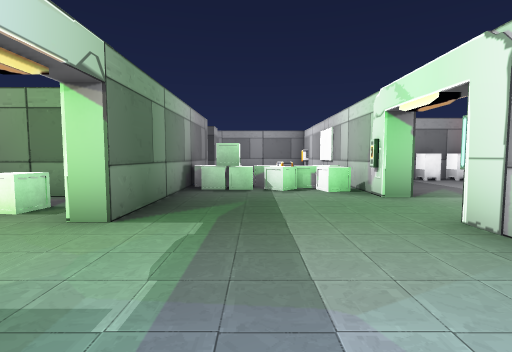
View 1 (above)

16 first-person views from a walk through a 3-D level made in the Unity game engine. The camera is 1.5 m above the floor, tilts 4° down and sees 85° across. Doors are open. The floor is counted in squares, 2 m on a side. Each view is taken from the middle of a square. On the plan, view 1 faces up. The plan holds only what a view shows up to about 10 squares ahead; the rest is blank. The place goes on beyond the plan. The player character is not drawn. Some surface patterns are stand-ins.

View 2
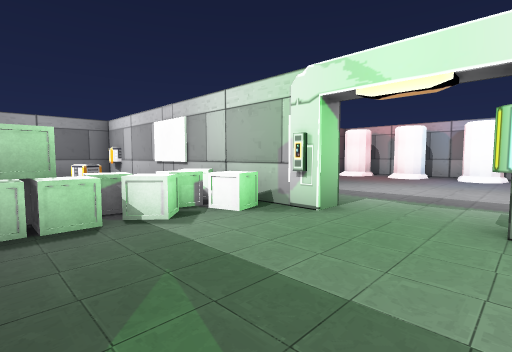

View 3
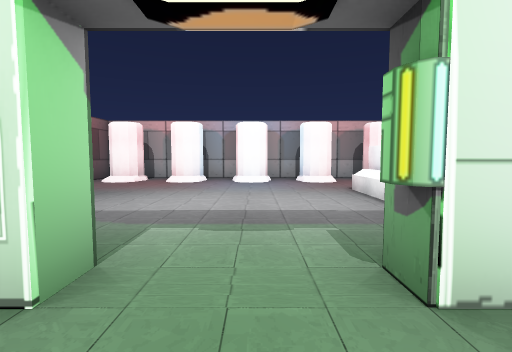

View 4
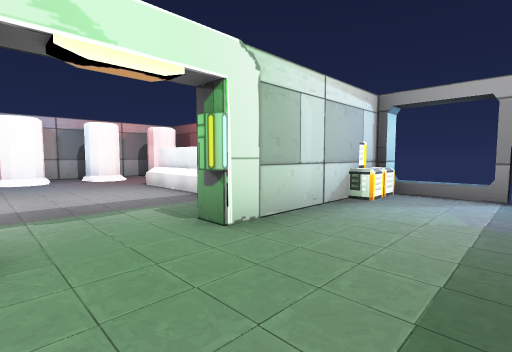

View 5
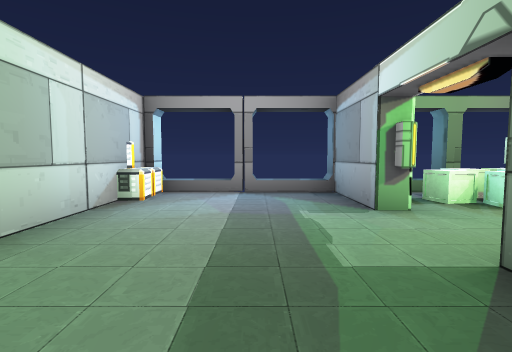

View 6
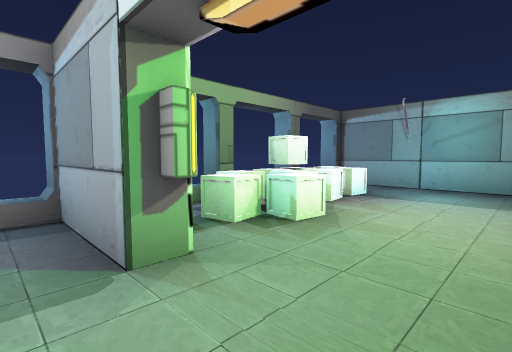

View 7
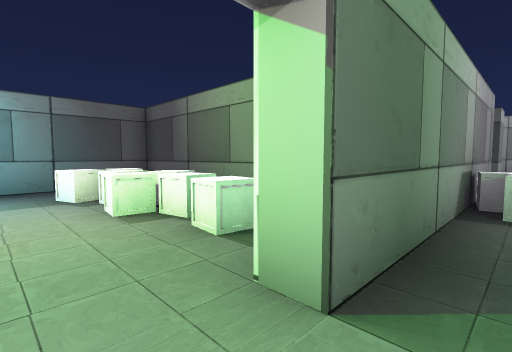

View 8
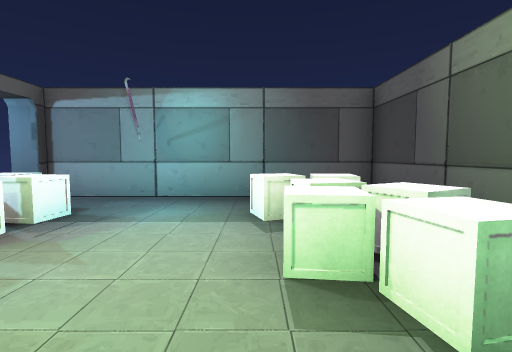

View 9
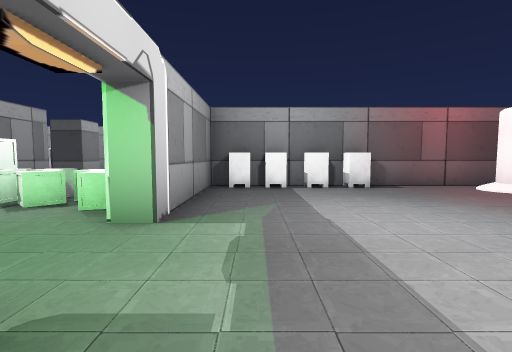

View 10
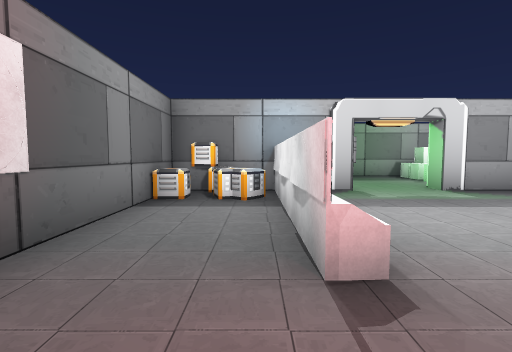

View 11
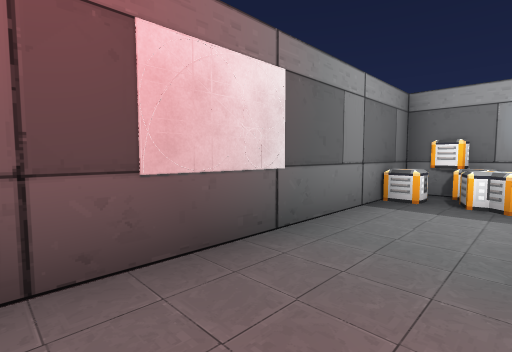

View 12
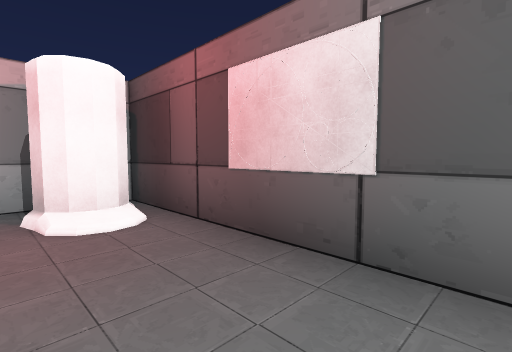

View 13
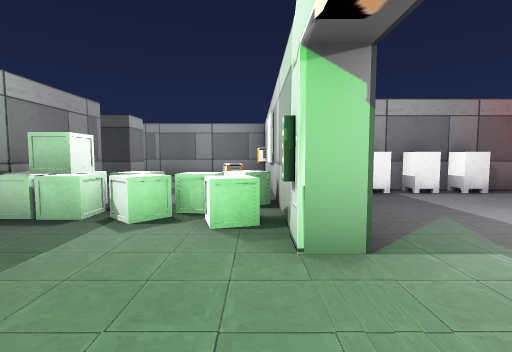

View 14
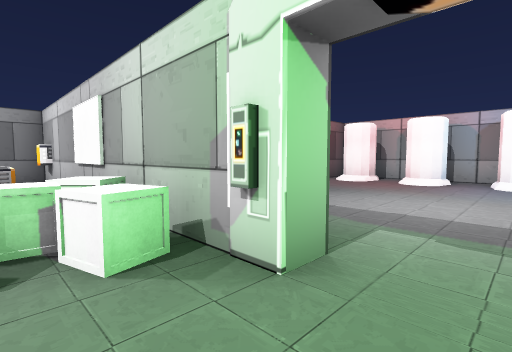

View 15
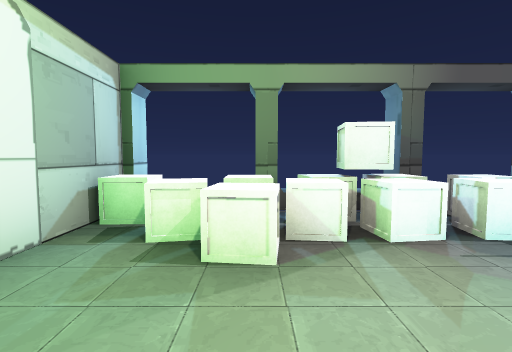

View 16
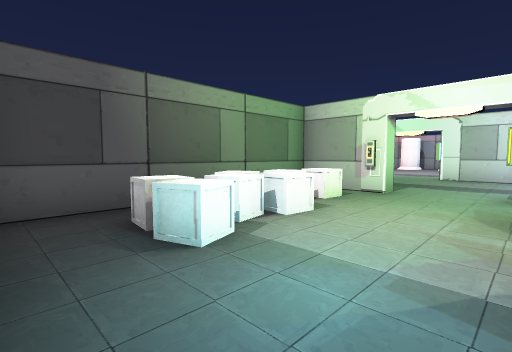

### Floor plan
Key: @ floor where view 1 was taken; # wall or solid block; . floor; / step, stairs or slope; D open door; P pillar; C computer; O other object.
Columns run from 9 left of view 1 to 11 right of it. Each row starts with its distance up from view 1.
 12        #  O#
 11       ##   #
 10            #    ####
  9        P.. #POOO#...
  8        #...##...../O#
  7        #OOOO#....../#
  6 ########.O.O#.....OO#
  5 #..  ..#....O.......#
  4 #.OOOOO#....D.....OO#
  3 #.O.........O.......#
  2 #...........#.CCC./O#
  1 #....O.O....#CC.....#
  0 #.OOOOO#.@.OO...../O#
 -1 OOO#O#OO/#/OOO#######

Where each view was taken, in squares from view 1:
view 1: 0 up, 0 right, facing up
view 2: 3 up, 1 left, facing up-right
view 3: 4 up, 1 right, facing right
view 4: 5 up, 0 right, facing down-right
view 5: 5 up, 0 right, facing down
view 6: 3 up, 1 left, facing down-left
view 7: 2 up, 1 left, facing up-left
view 8: 3 up, 3 left, facing left
view 9: 2 up, 4 right, facing up
view 10: 1 up, 9 right, facing left
view 11: 1 up, 9 right, facing down-left
view 12: 1 up, 6 right, facing down-right
view 13: 3 up, 2 right, facing up
view 14: 4 up, 1 right, facing up-right
view 15: 3 up, 4 left, facing down
view 16: 1 up, 8 left, facing up-right
